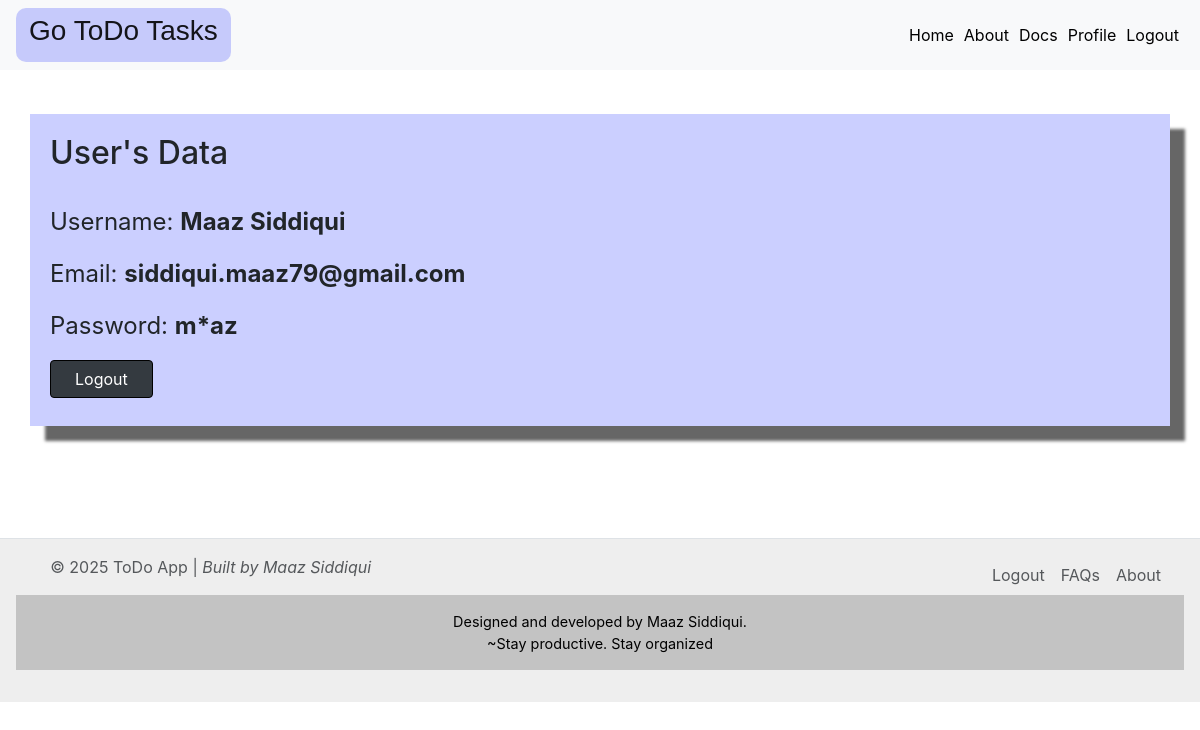
/profile (signed in), run on the app's committed database.
### index.py (models this page shows)
class USER_DATABASE(db.Model,UserMixin):
    __tablename__ = 'User_Database'
    id = db.Column(db.Integer, primary_key=True)
    username = db.Column(db.String(200), nullable=False)
    email = db.Column(db.String(500), unique=True)
    password = db.Column(db.String(500), nullable=False)
    og_password = db.Column(db.String(500), nullable=False)

### index.py (the view)
@app.route('/profile')
def profile():
    return render_template('profile.html',logged_in = current_user.is_authenticated,
                           username = current_user.username,
                           email=current_user.email,
                           password=current_user.og_password)

### index.py (called while the page is built)
@login_manager.user_loader
def load_user(user_id):
    return USER_DATABASE.query.get(int(user_id))

### templates/profile.html (shortened to what this page needs)
{% extends 'base.html' %}
{% block body %}
<div class="d-flex justify-content-center p-3 my-4">
    <div class="container mt-1 mb-4">
        <h2>User's Data</h2>
        <br>
    <p style="font-size:x-large;">Username:  <strong>{{username}}</strong></p>
    <p style="font-size:x-large;">Email:  <strong>{{email}}</strong></p>
    <p style="font-size:x-large;">Password: <strong>{{password[0]}}{{ '*' * (password|length - 3) }}{{password[-2:]}}</strong></p>
    <a href="/logout"><button type="button" class="btn btn-dark px-4 d-flex mr-2 mb-2">Logout</button></a>
  </div>
</div>
{% endblock %}

### static/style.css (style rules this page uses)
* { box-sizing: border-box; }
.container { padding :20px; margin-top: 2.5rem; margin-bottom: 2.5rem; background-color: rgba(0, 21, 255, 0.205); justify-content: center; box-shadow: 15px 15px 3px rgba(0, 0, 0, 0.6); }
.btn { color: rgb(255, 255, 255); border: 1px solid black; border-radius: 4px; }

### data on the page
USER_DATABASE: username "Maaz Siddiqui", email "siddiqui.maaz79@gmail.com", og_password "m", og_password "az"

### other printed values
{{ '*' * (password|length - 3) }} "*"
